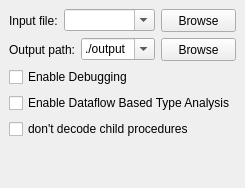
          <widget class="QWidget" name="start" >
           <layout class="QVBoxLayout" >
            <property name="margin" >
             <number>9</number>
            </property>
            <property name="spacing" >
             <number>6</number>
            </property>
            <item>
             <layout class="QHBoxLayout" >
              <property name="margin" >
               <number>0</number>
              </property>
              <property name="spacing" >
               <number>6</number>
              </property>
              <item>
               <widget class="QLabel" name="label_5" >
                <property name="text" >
                 <string>Input file:</string>
                </property>
               </widget>
              </item>
              <item>
               <widget class="QComboBox" name="inputFileComboBox" >
                <property name="sizePolicy" >
                 <sizepolicy>
                  <hsizetype>7</hsizetype>
                  <vsizetype>0</vsizetype>
                  <horstretch>0</horstretch>
                  <verstretch>0</verstretch>
                 </sizepolicy>
                </property>
                <property name="editable" >
                 <bool>true</bool>
                </property>
               </widget>
              </item>
              <item>
               <widget class="QPushButton" name="inputFileBrowseButton" >
                <property name="minimumSize" >
                 <size>
                  <width>75</width>
                  <height>23</height>
                 </size>
                </property>
                <property name="maximumSize" >
                 <size>
                  <width>75</width>
                  <height>23</height>
                 </size>
                </property>
                <property name="text" >
                 <string>Browse</string>
                </property>
               </widget>
              </item>
             </layout>
            </item>
            <item>
             <layout class="QHBoxLayout" >
              <property name="margin" >
               <number>0</number>
              </property>
              <property name="spacing" >
               <number>6</number>
              </property>
              <item>
               <widget class="QLabel" name="label_8" >
                <property name="text" >
                 <string>Output path:</string>
                </property>
               </widget>
              </item>
              <item>
               <widget class="QComboBox" name="outputPathComboBox" >
                <property name="sizePolicy" >
                 <sizepolicy>
                  <hsizetype>7</hsizetype>
                  <vsizetype>0</vsizetype>
                  <horstretch>0</horstretch>
                  <verstretch>0</verstretch>
                 </sizepolicy>
                </property>
                <property name="editable" >
                 <bool>true</bool>
                </property>
                <item>
                 <property name="text" >
                  <string>./output</string>
                 </property>
                </item>
               </widget>
              </item>
              <item>
               <widget class="QPushButton" name="outputPathBrowseButton" >
                <property name="minimumSize" >
                 <size>
                  <width>75</width>
                  <height>23</height>
                 </size>
                </property>
                <property name="maximumSize" >
                 <size>
                  <width>75</width>
                  <height>23</height>
                 </size>
                </property>
                <property name="text" >
                 <string>Browse</string>
                </property>
               </widget>
              </item>
             </layout>
            </item>
            <item>
             <widget class="QCheckBox" name="enableDebugCheckBox" >
              <property name="text" >
               <string>Enable Debugging</string>
              </property>
             </widget>
            </item>
            <item>
             <widget class="QCheckBox" name="enableDFTAcheckBox" >
              <property name="text" >
               <string>Enable Dataflow Based Type Analysis</string>
              </property>
             </widget>
            </item>
            <item>
             <widget class="QCheckBox" name="enableNoDecodeChildren" >
              <property name="text" >
               <string>don't decode child procedures</string>
              </property>
             </widget>
            </item>
            <item>
             <spacer>
              <property name="orientation" >
               <enum>Qt::Vertical</enum>
              </property>
              <property name="sizeHint" >
               <size>
                <width>20</width>
                <height>40</height>
               </size>
              </property>
             </spacer>
            </item>
           </layout>
          </widget>
